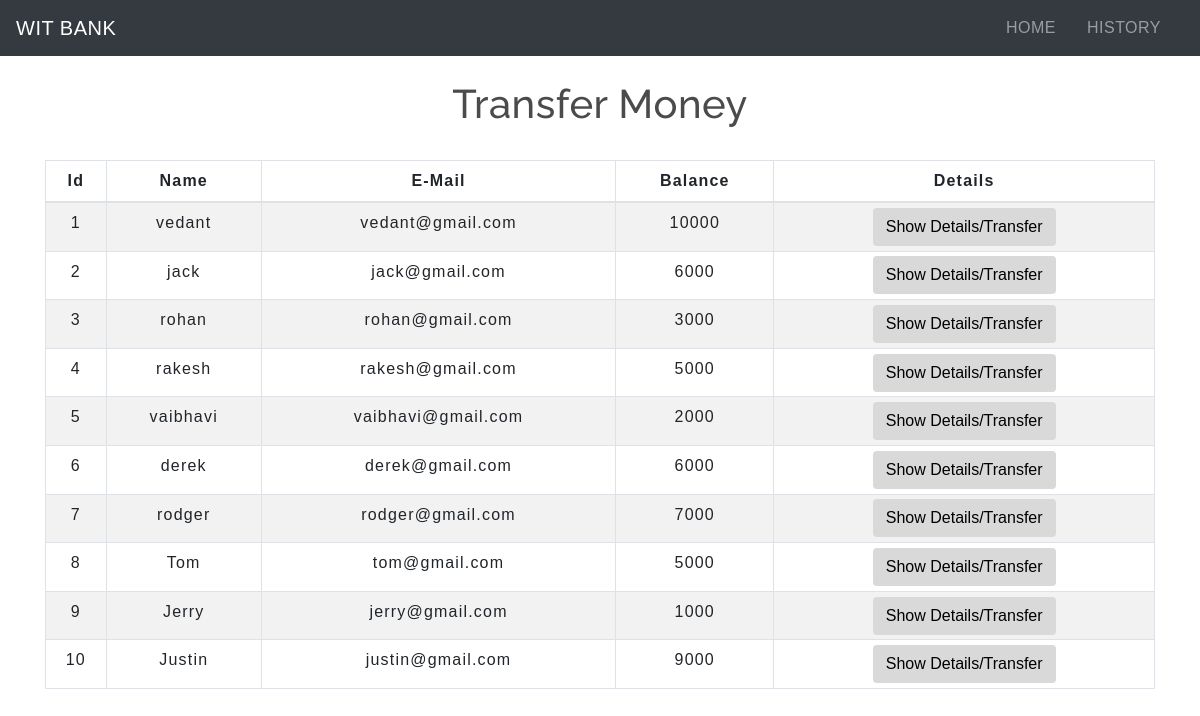
The app's page /transfermoney.php with its own data.
### tables this page shows
CREATE TABLE `users` (
  `id` int(5) NOT NULL,
  `name` text NOT NULL,
  `email` varchar(30) NOT NULL,
  `balance` int(8) NOT NULL
);

### transfermoney.php (the view, shortened to what this page needs)
<!DOCTYPE html>
<html lang="en">
<head>
    <link rel="stylesheet" href="https://maxcdn.bootstrapcdn.com/bootstrap/4.0.0/css/bootstrap.min.css">
    <link rel="stylesheet" type="text/css" href="css/table.css">
    <link rel="stylesheet" type="text/css" href="css/navbar.css">
</head>
<body>
<?php
    include 'config.php';
    $sql = "SELECT * FROM users";
    $result = mysqli_query($conn,$sql);
?>
<?php
  include 'navbar.php';
?>
<div class="container">
        <h2 class="text-center pt-4">Transfer Money</h2>
        <br>
            <div class="row">
                <div class="col">
                    <div class="table-responsive-sm">
                    <table class="table table-hover table-sm table-striped table-condensed table-bordered">
                        <thead>
                            <tr>
                            <th scope="col" class="text-center py-2">Id</th>
                            <th scope="col" class="text-center py-2">Name</th>
                            <th scope="col" class="text-center py-2">E-Mail</th>
                            <th scope="col" class="text-center py-2">Balance</th>
                            <th scope="col" class="text-center py-2">Details</th>
                            </tr>
                        </thead>
                        <tbody>
                <?php
                    while($rows=mysqli_fetch_assoc($result)){
                ?>
                    <tr>
                        <td class="py-2"><?php echo $rows['id'] ?></td>
                        <td class="py-2"><?php echo $rows['name']?></td>
                        <td class="py-2"><?php echo $rows['email']?></td>
                        <td class="py-2"><?php echo $rows['balance']?></td>
                        <td><a href="selecteduserdetail.php?id= <?php echo $rows['id'] ;?>"> <button type="button" class="btn">Show Details/Transfer</button></a></td>
                    </tr>
                <?php
                    }
                ?>
                        </tbody>
                    </table>
                    </div>
                </div>
            </div>
         </div>
</body>
</html>

### navbar.php (shortened to what this page needs)
<nav class="navbar navbar-expand-md navbar-dark bg-dark">
<a class="navbar-brand" href="index.php">WIT BANK</a>
<div class="collapse navbar-collapse" id="collapsibleNavbar">
      <ul class="navbar-nav ml-auto">
        <li class="nav-item">
          <a class="nav-link" href="index.php">HOME</a>
        </li>
        <li class="nav-item">
          <a class="nav-link" href="transactionhistory.php">HISTORY</a>
        </li>
    </div>
 </nav>

### css/table.css (style rules this page uses)
* { padding: 0; margin: 0; box-sizing: border-box; font-family: sans-serif; }
h2 { font-size: 40px; }
table { letter-spacing: 1.2px; }
td { text-align: center; }
button { border:none; background: #d9d9d9; transition: 1s; }

### css/navbar.css (style rules this page uses)
.nav-link { margin-right: 15px; color:#2F363F; letter-spacing: 0.5px; transition: 0.5s; }
.navbar-brand { color: #4C4B4B; letter-spacing: 0.5px; }
h2 { color: #4C4B4B; letter-spacing: 0.5px; font-family: raleway; }

### transfermoney.php (style rules this page uses)
button { transition: 1.5s; }

### records on screen
users: id "1", name "vedant", email "vedant@gmail.com", balance "10000"
users: id "2", name "jack", email "jack@gmail.com", balance "6000"
users: id "3", name "rohan", email "rohan@gmail.com", balance "3000"
users: id "4", name "rakesh", email "rakesh@gmail.com", balance "5000"
users: id "5", name "vaibhavi", email "vaibhavi@gmail.com", balance "2000"
users: id "6", name "derek", email "derek@gmail.com", balance "6000"
users: id "7", name "rodger", email "rodger@gmail.com", balance "7000"
users: id "8", name "Tom", email "tom@gmail.com", balance "5000"
users: id "9", name "Jerry", email "jerry@gmail.com", balance "1000"
users: id "10", name "Justin", email "justin@gmail.com", balance "9000"
